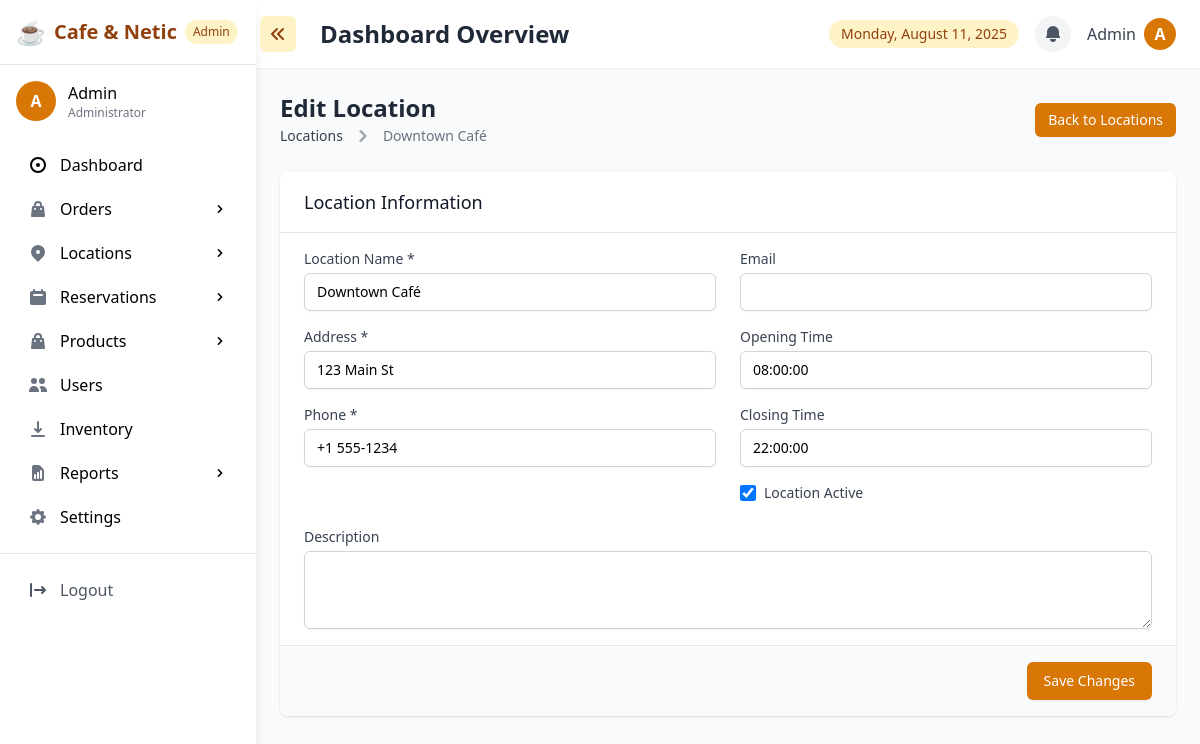
/admin/admin_locations_edit.php?id=1 (signed in), run on the app's committed database.
### tables this page shows
CREATE TABLE `restaurant_locations` (
  `location_id` int(11) NOT NULL,
  `name` varchar(100) NOT NULL,
  `address` text NOT NULL,
  `description` text NOT NULL,
  `city` varchar(50) NOT NULL,
  `phone` varchar(20) DEFAULT NULL,
  `opening_time` time DEFAULT NULL,
  `closing_time` time DEFAULT NULL,
  `is_active` tinyint(1) DEFAULT 1,
  `rating` decimal(10,1) NOT NULL,
  `reviews` int(11) NOT NULL
);

### admin/admin_locations_edit.php (the view, shortened to what this page needs)
<?php
require '../includes/config.php';
$location_id = (int)$_GET['id'];
try {
    $location_stmt = $conn->prepare("SELECT * FROM restaurant_locations WHERE location_id = :location_id");
    $location_stmt->bindParam(':location_id', $location_id);
    $location_stmt->execute();
    $location = $location_stmt->fetch(PDO::FETCH_ASSOC);
} catch (PDOException $e) {
    $error = "Failed to fetch location details: " . $e->getMessage();
}
?>
<!DOCTYPE html>
<html lang="en">
<head>
    <script src="https://cdn.tailwindcss.com"></script>
</head>
<body class="font-inter bg-gray-50">
    <div class="flex h-screen overflow-hidden">
        <?php include '../includes/admin_sidebar.php'; ?>
        <div class="flex-1 overflow-auto">
            <?php
                include '../includes/admin_topnav.php';
            ?>
            <main class="p-6">
                <div class="flex justify-between items-center mb-6">
                    <div>
                        <h1 class="text-2xl font-bold text-gray-800">Edit Location</h1>
                        <nav class="flex" aria-label="Breadcrumb">
                            <ol class="inline-flex items-center space-x-1 md:space-x-2">
                                <li class="inline-flex items-center">
                                    <a href="admin_locations.php" class="inline-flex items-center text-sm font-medium text-gray-700 hover:text-amber-600">
                                        Locations
                                    </a>
                                </li>
                                <li aria-current="page">
                                    <div class="flex items-center">
                                        <svg class="w-6 h-6 text-gray-400" fill="currentColor" viewBox="0 0 20 20" xmlns="http://www.w3.org/2000/svg"><path fill-rule="evenodd" d="M7.293 14.707a1 1 0 010-1.414L10.586 10 7.293 6.707a1 1 0 011.414-1.414l4 4a1 1 0 010 1.414l-4 4a1 1 0 01-1.414 0z" clip-rule="evenodd"></path></svg>
                                        <span class="ml-1 text-sm font-medium text-gray-500 md:ml-2"><?= htmlspecialchars($location['name']) ?></span>
                                    </div>
                                </li>
                            </ol>
                        </nav>
                    </div>
                    <a href="admin_locations.php" class="inline-flex items-center px-3 py-2 border border-transparent text-sm leading-4 font-medium rounded-md shadow-sm text-white bg-amber-600 hover:bg-amber-700 focus:outline-none focus:ring-2 focus:ring-offset-2 focus:ring-amber-500">
                        Back to Locations
                    </a>
                </div>
                <div class="bg-white shadow rounded-lg overflow-hidden">
                    <form method="POST">
                        <div class="px-6 py-4 border-b border-gray-200">
                            <h2 class="text-lg font-medium text-gray-900">Location Information</h2>
                        </div>
                        <div class="px-6 py-4 grid grid-cols-1 md:grid-cols-2 gap-6">
                            <div class="space-y-4">
                                <div>
                                    <label for="name" class="block text-sm font-medium text-gray-700">Location Name *</label>
                                    <input type="text" id="name" name="name" required
                                           value="<?= htmlspecialchars($location['name']) ?>"
                                           class="mt-1 block w-full border border-gray-300 rounded-md shadow-sm py-2 px-3 focus:outline-none focus:ring-amber-500 focus:border-amber-500 sm:text-sm">
                                </div>
                                <div>
                                    <label for="address" class="block text-sm font-medium text-gray-700">Address *</label>
                                    <input type="text" id="address" name="address" required
                                           value="<?= htmlspecialchars($location['address']) ?>"
                                           class="mt-1 block w-full border border-gray-300 rounded-md shadow-sm py-2 px-3 focus:outline-none focus:ring-amber-500 focus:border-amber-500 sm:text-sm">
                                </div>
                                <div>
                                    <label for="phone" class="block text-sm font-medium text-gray-700">Phone *</label>
                                    <input type="tel" id="phone" name="phone" required
                                           value="<?= htmlspecialchars($location['phone']) ?>"
                                           class="mt-1 block w-full border border-gray-300 rounded-md shadow-sm py-2 px-3 focus:outline-none focus:ring-amber-500 focus:border-amber-500 sm:text-sm">
                                </div>
                            </div>
                            <div class="space-y-4">
                                <div>
                                    <label for="email" class="block text-sm font-medium text-gray-700">Email</label>
                                    <input type="email" id="email" name="email"
                                           value="<?= htmlspecialchars($location['email'] ?? '') ?>"
                                           class="mt-1 block w-full border border-gray-300 rounded-md shadow-sm py-2 px-3 focus:outline-none focus:ring-amber-500 focus:border-amber-500 sm:text-sm">
                                </div>
                                <div>
                                    <label for="opening_time" class="block text-sm font-medium text-gray-700">Opening Time</label>
                                    <input type="text" id="opening_time" name="opening_time"
                                           value="<?= htmlspecialchars($location['opening_time'] ?? '') ?>"
                                           class="mt-1 block w-full border border-gray-300 rounded-md shadow-sm py-2 px-3 focus:outline-none focus:ring-amber-500 focus:border-amber-500 sm:text-sm">
                                </div>
                                <div>
                                    <label for="closing_time" class="block text-sm font-medium text-gray-700">Closing Time</label>
                                    <input type="text" id="closing_time" name="closing_time"
                                           value="<?= htmlspecialchars($location['closing_time'] ?? '') ?>"
                                           class="mt-1 block w-full border border-gray-300 rounded-md shadow-sm py-2 px-3 focus:outline-none focus:ring-amber-500 focus:border-amber-500 sm:text-sm">
                                </div>
                                <div class="flex items-center">
                                    <input id="is_active" name="is_active" type="checkbox"
                                           <?= $location['is_active'] ? 'checked' : '' ?>
                                           class="h-4 w-4 text-amber-600 focus:ring-amber-500 border-gray-300 rounded">
                                    <label for="is_active" class="ml-2 block text-sm text-gray-700">Location Active</label>
                                </div>
                            </div>
                            <div class="md:col-span-2">
                                <label for="description" class="block text-sm font-medium text-gray-700">Description</label>
                                <textarea id="description" name="description" rows="3"
                                          class="mt-1 block w-full border border-gray-300 rounded-md shadow-sm py-2 px-3 focus:outline-none focus:ring-amber-500 focus:border-amber-500 sm:text-sm"><?= htmlspecialchars($location['description']) ?></textarea>
                            </div>
                        </div>
                        <div class="px-6 py-4 border-t border-gray-200 bg-gray-50 text-right">
                            <button type="submit" name="update_location" class="inline-flex justify-center py-2 px-4 border border-transparent shadow-sm text-sm font-medium rounded-md text-white bg-amber-600 hover:bg-amber-700 focus:outline-none focus:ring-2 focus:ring-offset-2 focus:ring-amber-500">
                                Save Changes
                            </button>
                        </div>
                    </form>
                </div>
            </main>
        </div>
    </div>
</body>
</html>

### data on the page
restaurant_locations: name "Downtown Café", address "123 Main St", phone "+1 555-1234", opening_time "08:00:00", closing_time "22:00:00", is_active "☑"

### other printed values
substr($_SESSION['first_name'] ?? 'A', 0, 1) "A"
$_SESSION['first_name'] "Admin"
